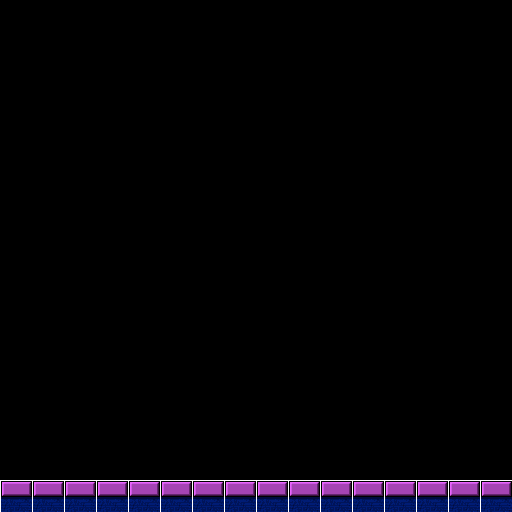

The image is a tile-based game level rendered from a .tmx file. Its description and source (layers, tilesets, objects; grid data summarised) follow:
An orthogonal 16x16 tile map with 32x32 px tiles, 1 tile layer (Tile Layer 1) and 1 object.

<map version="1.0" orientation="orthogonal" width="16" height="16" tilewidth="32" tileheight="32">
 <tileset firstgid="1" name="arinoid_master" tilewidth="32" tileheight="32">
  <image source="arinoid_master.png" width="640" height="480" />
 </tileset>
 <layer name="Tile Layer 1" width="16" height="16">
  <data>[256 cells, 256 non-empty, 2 distinct tile ids]</data>
 </layer>
 <objectgroup name="Object Layer 1" width="16" height="16">
  <object x="1" y="480" width="510" height="13" />
 </objectgroup>
</map>
